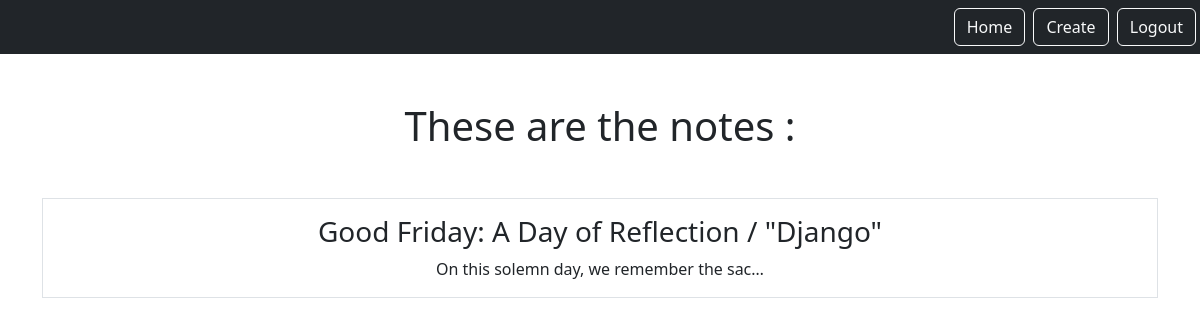
Screenshot of /smart/notes (signed in) with the database file from the repository.
### notes/models.py (models this page shows)
class Notes(models.Model):
    title = models.CharField(max_length=200)
    text = models.TextField()
    created = models.DateTimeField(auto_now_add=True)
    user = models.ForeignKey(
        User, on_delete=models.CASCADE, related_name="notes")

### notes/views.py (the view)
# urls.py: path('notes', views.NotesListView.as_view(), name="notes.list"),
class NotesListView(LoginRequiredMixin, ListView):
    model = Notes
    context_object_name = "notes"
    template_name = 'notes/notes_list.html'
    login_url = '/admin'
    def get_queryset(self):
        return self.request.user.notes.all()

### notes/templates/notes/notes_list.html
{% extends "base.html" %}
{% block content %}
    <h1 class="my-5"> These are the notes :</h1>
    <div class="row ">
        {%for note in notes%}
        <div class="col">
            <div class="p-3 border">
                <a href="{% url 'notes.detail' pk=note.id %}" class="text-dark text-decoration-none">
                    <h3>{{note.title}}</h3></a>
                  {{note.text | truncatechars:40}}
            </div>
            {% endfor %}
        </div>
    </div>
    {% endblock %}

### rows the page displays
Notes: title "Good Friday: A Day of Reflection / \"Django\"", text "On this solemn day, we remember the sac…"
